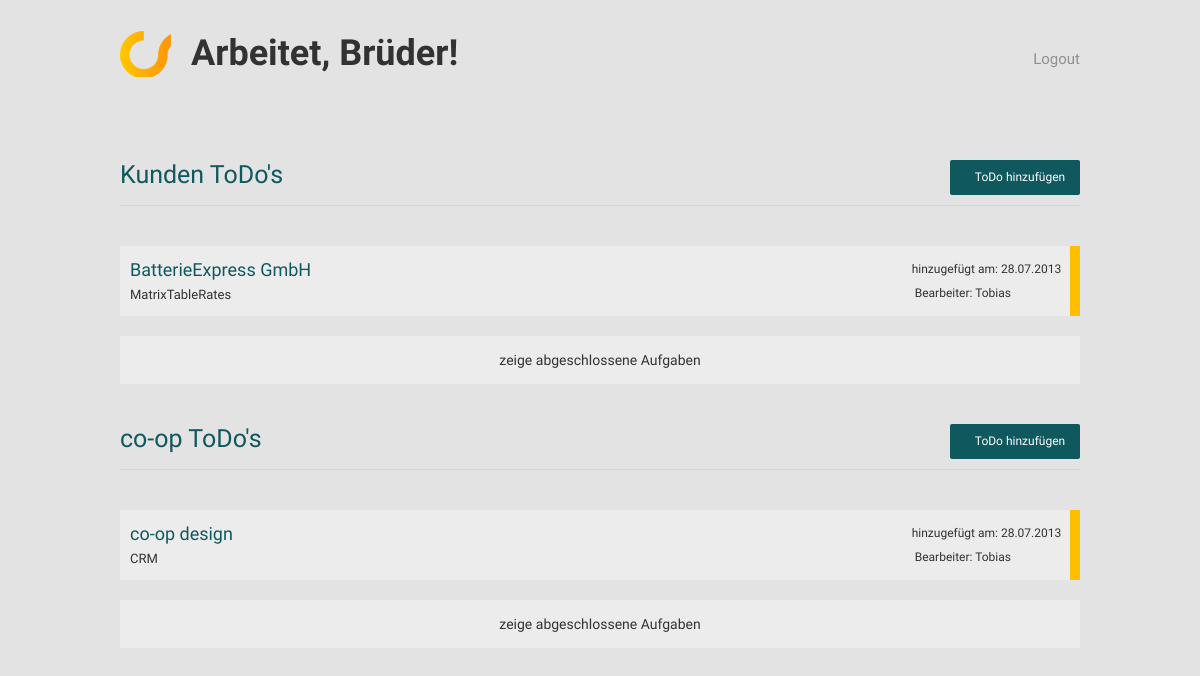
Before: /main.php with the older database file.
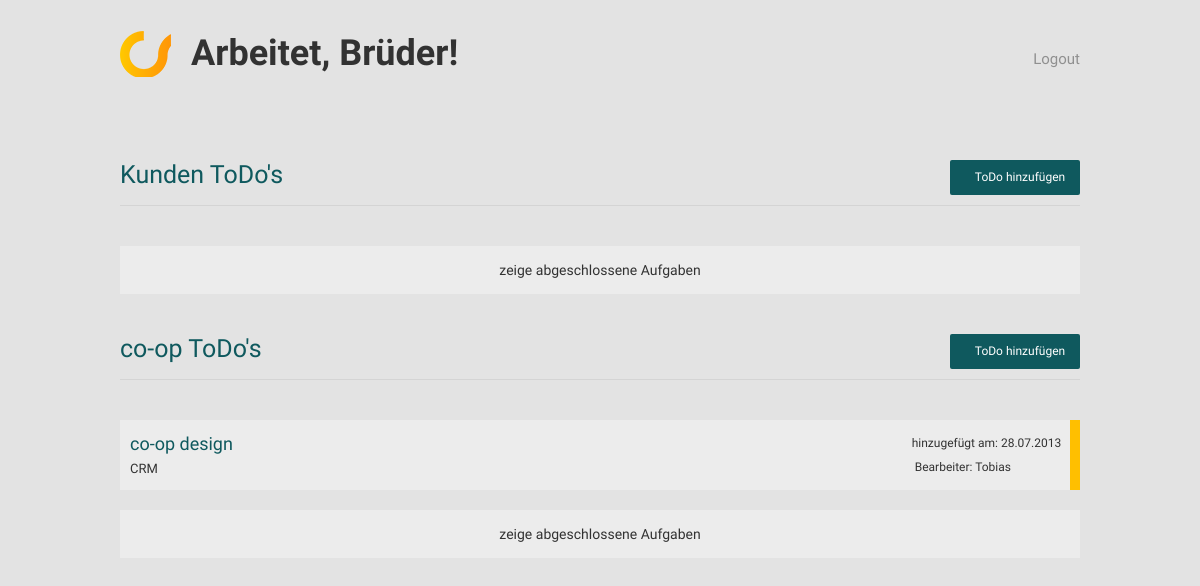
After: the same page with the newer database file.
### tables this page shows
CREATE TABLE IF NOT EXISTS `coold` (
  `ID` int(3) NOT NULL AUTO_INCREMENT,
  `client` varchar(255) NOT NULL,
  `todo` varchar(255) NOT NULL,
  `who` varchar(255) NOT NULL,
  `status` int(1) NOT NULL,
  `kategorie` int(1) NOT NULL,
  `added` timestamp NOT NULL DEFAULT CURRENT_TIMESTAMP ON UPDATE CURRENT_TIMESTAMP,
  PRIMARY KEY (`ID`)
);

### main.php (the view, shortened to what this page needs)
<?php
$sql = "SELECT id, client, todo, who, status, kategorie, added FROM coold";
$res = mysql_query($sql);
?>
<html>
    <head>
        <link rel="stylesheet" type="text/css" href="css/main.css">
        <link href="//netdna.bootstrapcdn.com/font-awesome/3.2.1/css/font-awesome.css" rel="stylesheet">
    </head>
    <body>
        <header class="wrapper">
            <a href="main.php"><img src="images/logo-coop.png" alt="co-op design" /></a><h1>Arbeitet, Brüder!</h1>
            <div class="logout">
                <a href="logout.php"><i class="icon-off"></i><span>Logout</span></a>
            </div>
        </header>
        <div style="width: 960px; height: auto; margin: auto;">
            <section class="wrapper" id="kunden-todos">
                <header>
                    <h2>Kunden ToDo's</h2>
                    <a href="#" class="addcl"><i class="icon-plus"></i><span>ToDo hinzufügen</span></a>
                </header>
                <?php
                while($row = mysql_fetch_array($res)){
                    if ($row['kategorie'] == 1 && $row['status'] != 1) {
                ?>
                <article class="item" id="<?php echo $row['id']; ?>">
                    <div class="content">
                        <div class="iteml">
                            <h3><?php  echo $row['client']; ?></h3>
                            <br/>
                            <p><?php echo $row['todo']; ?></p>
                        </div>
                        <div class="itemr">
                            <p><i class="icon-calendar"></i>
                                <span class="added">hinzugefügt am: 28.07.2013</span>
                            </p>
                            <p><i class="icon-male"></i>
                                <span class="added">Bearbeiter: <?php echo $row['who']; ?></span>
                            </p>
                        </div>
                    </div>
                    <div class="status<?php echo $row['status'];?>">
                    </div>
                </article>
                <?php }} ?>
                <div id="showfertig">
                    <p>zeige abgeschlossene Aufgaben</p>
                </div>
            </section>
            <section class="wrapper" id="coop-todos">
                <header class="coop">
                    <h2>co-op ToDo's</h2>
                    <a href="#" class="addcl-coop"><i class="icon-plus"></i><span>ToDo hinzufügen</span></a>
                </header>
                <?php
                while($rowc = mysql_fetch_array($res)){
                     if ($rowc['kategorie'] == 2 && $rowc['status'] != 1) {
                ?>
                <article class="item" id="<?php echo $rowc['id']; ?>">
                    <div class="content">
                        <div class="iteml">
                            <h3><?php echo $rowc['client']; ?></h3>
                            <br/>
                            <p><?php echo $rowc['todo']; ?></p>
                        </div>
                        <div class="itemr">
                            <p><i class="icon-calendar"></i>
                                <span class="added">hinzugefügt am: <?php echo date('d.m.Y',strtotime($rowc['added'])); ?></span>
                            </p>
                            <p><i class="icon-male"></i>
                                <span class="added">Bearbeiter: <?php echo $rowc['who']; ?></span>
                            </p>
                        </div>
                    </div>
                    <div class="status<?php echo $rowc['status'];?>">
                    </div>
                </article>
                <?php }} ?>
               <div id="showfertig-coop">
                    <p>zeige abgeschlossene Aufgaben</p>
                </div>
            </section>
        </div>
    </body>
</html>

### css/main.css (style rules this page uses)
body,html { margin: 0;padding: 0; }
body { background: #e3e3e3; width: 100%; height: 100%; }
h1 { font-family: 'Raleway', sans-serif; font-size: 36px; font-weight: 700; color: #323232; margin: 0 0 0 20px; line-height: 47px; float: left; }
h2 { font-family: 'Raleway', sans-serif; font-size: 25px; font-weight: 200; color: #0f595e; float: left; margin: 0; padding: 0; }
h3 { font-family: 'Raleway', sans-serif; font-size: 18px; font-weight: 400; color: #0f595e; float: left; margin: 0; padding: 0; }
.wrapper { width: 960px; margin: auto; ; }
header { height: 70px; margin: 30px auto !important; }
header img { float: left; width: 51px; height: 47px; }
#showfertig, #showfertig-coop { width: 960px; height: 48px; background: #ececec; float: left; margin: 10px auto; }
#showfertig p, #showfertig-coop p { font-family: 'Raleway', sans-serif; font-size: 14px; color: #323232; text-align: center; padding: 0; line-height: 20px; }
.logout { width: auto; float: right; margin: 20px 0 0 0; }
.logout a { font-family: 'Raleway', sans-serif; font-size: 15px; font-weight: 400; text-decoration: none; color: #909090; }
.icon-off { color: #c2c2c2; padding: 0 5px 0 0; }
section header { border-bottom: 1px #d4d4d4 solid; height: 25px; padding: 0 0 20px 0; }
.addcl, .addcl-coop { width: 120px; height: 25px; padding: 5px; background: #0f595e; font-family: 'raleway', sans-serif; font-size: 12px; font-weight: 200; text-align: center; text-decoration: none; color: #FFF; display: block; line-height: 25px; float: right; -webkit-border-radius: 2px; -moz-border-radius: 2px; -border-radius: 2px; }
.icon-plus, .icon-save, .icon-trash { padding: 0 10px 0 0; }
article.item { width: 960px; height: 70px; float: left; margin: 10px auto; background: #ececec; -webkit-box-sizing: border-box; -moz-box-sizing: border-box; box-sizing: border-box; z-index: 1 }
.content { float: left; padding: 13px 0 0 10px; width: 97%; }
.iteml { float: left; }
.itemr { float: right; }
.icon-calendar, .icon-male { color: #c2c2c2; padding: 0 6px 0 0; }
.itemr p { font-family: 'Raleway', sans-serif; font-size: 12px; color: #323232; padding: 0; margin: 3px 0 0 0 }
.itemr p:nth-child(2) { margin: 10px 0 0 3px; }
.status2 { width: 10px; height: 70px; float: right; background: #FFBF00; }
article p { font-family: 'Raleway', sans-serif; font-size: 13px; font-weight: 400; color: #323232; margin: 10px 0 0 0; padding: 0; }
#kunden-todos { float: left; }
#coop-todos { float: left; }

Changed rows visible on the page:
removed coold: client "BatterieExpress GmbH", todo "MatrixTableRates", who "Tobias", status 2 (drawn), shown under "Kunden ToDo's"
